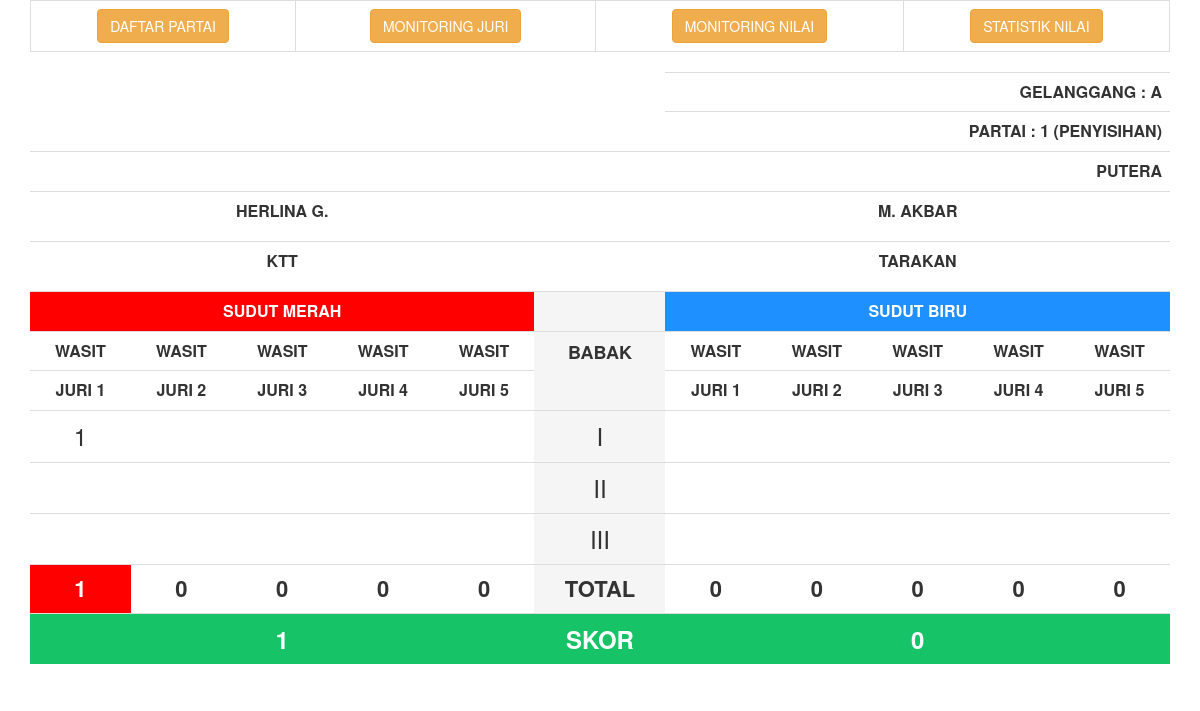
/nilai/view_tanding_kp.php?id_partai=1, run on the app's committed database.
### tables this page shows
CREATE TABLE `jadwal_tanding` (
  `id_partai` int(11) NOT NULL,
  `tgl` date NOT NULL,
  `kelas` varchar(55) NOT NULL,
  `gelanggang` varchar(2) NOT NULL,
  `partai` varchar(4) NOT NULL,
  `nm_merah` varchar(55) NOT NULL,
  `kontingen_merah` varchar(55) NOT NULL,
  `nm_biru` varchar(55) NOT NULL,
  `kontingen_biru` varchar(55) NOT NULL,
  `status` varchar(55) NOT NULL DEFAULT '-',
  `pemenang` varchar(150) NOT NULL DEFAULT '-',
  `babak` varchar(55) DEFAULT NULL,
  `medali` varchar(2) NOT NULL DEFAULT '0',
  `aktif` varchar(2) NOT NULL DEFAULT '0'
);

### nilai/view_tanding_kp.php (the view, shortened to what the rows shown need)
<?php
	include "../backend/includes/connection.php";
	$id_partai = mysqli_real_escape_string($koneksi, $_GET["id_partai"]);
	$sqljadwal = "SELECT * FROM jadwal_tanding
					WHERE id_partai='$id_partai'";
	$jadwal_tanding = mysqli_query($koneksi,$sqljadwal);
	$jadwal = mysqli_fetch_array($jadwal_tanding);
?>
<html>
<head>
  <link rel="stylesheet" href="css/bootstrap.min.css">
</head>
<body>
<div class="container">
<div class="table-responsive">
<table class="table">
  <thead>
  	<tr>
      <td colspan="6" rowspan="3">
      </td>
    </tr>
    <tr class="text-right">
      <td colspan="5" style="font-size: 16px; font-weight: bold;">GELANGGANG : <?php echo $jadwal['gelanggang']; ?></td>
    </tr>
    <tr class="text-right">
      <td colspan="5" style="font-size: 16px; font-weight: bold;">PARTAI : <?php echo $jadwal['partai']." (".$jadwal['babak'].")"; ?></td>
    </tr>
    <tr>
    	<td colspan="6">
	    </td>
      	<td colspan="5" class="text-right" style="font-size: 16px; font-weight: bold;"><?php echo $jadwal['kelas']; ?></td>
    </tr>
    <tr class="text-center">
      <td colspan="5" style="font-size: 16px; font-weight: bold;"><p><?php echo $jadwal['nm_merah']; ?></p></td>
      <td>&nbsp;</td>
      <td colspan="5" style="font-size: 16px; font-weight: bold;"><?php echo $jadwal['nm_biru']; ?></td>
    </tr>
    <tr class="text-center">
      <td colspan="5" style="font-size: 16px; font-weight: bold;"><p><?php echo $jadwal['kontingen_merah']; ?></p></td>
      <td>&nbsp;</td>
      <td colspan="5" style="font-size: 16px; font-weight: bold;"><p><?php echo $jadwal['kontingen_biru']; ?></p></td>
    </tr>
    <tr class="text-center">
      <td colspan="5" bgcolor="#FF0000" style="font-size: 16px; font-weight: bold;"><font color="white">SUDUT MERAH</font></td>
      <td bgcolor="#F5F5F5">&nbsp;</td>
      <td colspan="5" bgcolor="#1E90FF" style="font-size: 16px; font-weight: bold;"><font color="white">SUDUT BIRU</font></td>
    </tr>
    <tr class="text-center" style="font-weight: bold;">
      <td>WASIT</td>
      <td>WASIT</td>
      <td>WASIT</td>
      <td>WASIT</td>
      <td>WASIT</td>
      <td rowspan="2" bgcolor="#F5F5F5" style="font-size: 18px;">BABAK</td>
      <td>WASIT</td>
      <td>WASIT</td>
      <td>WASIT</td>
      <td>WASIT</td>
      <td>WASIT</td>
    </tr>
    <tr class="text-center" style="font-weight: bold;">
      <td>JURI 1</td>
      <td>JURI 2</td>
      <td>JURI 3</td>
      <td>JURI 4</td>
      <td>JURI 5</td>
      <td>JURI 1</td>
      <td>JURI 2</td>
      <td>JURI 3</td>
      <td>JURI 4</td>
      <td>JURI 5</td>
    </tr>
  </thead>
</table>
</div>
</div>
</body>
</html>

### data on the page
jadwal_tanding: gelanggang "A", partai "1", babak "PENYISIHAN", kelas "PUTERA", nm_merah "HERLINA G.", nm_biru "M. AKBAR", kontingen_merah "KTT", kontingen_biru "TARAKAN"

### other printed values
$nilaijuri1babak1merah[0] "1"
$totalwasitjuri1merah "1"
$totalwasitjuri2merah "0"
$totalwasitjuri3merah "0"
$totalwasitjuri4merah "0"
$totalwasitjuri5merah "0"
$totalwasitjuri1biru "0"
$totalwasitjuri2biru "0"
$totalwasitjuri3biru "0"
$totalwasitjuri4biru "0"
$totalwasitjuri5biru "0"
$skorakhirmerah "1"
$skorakhirbiru "0"
